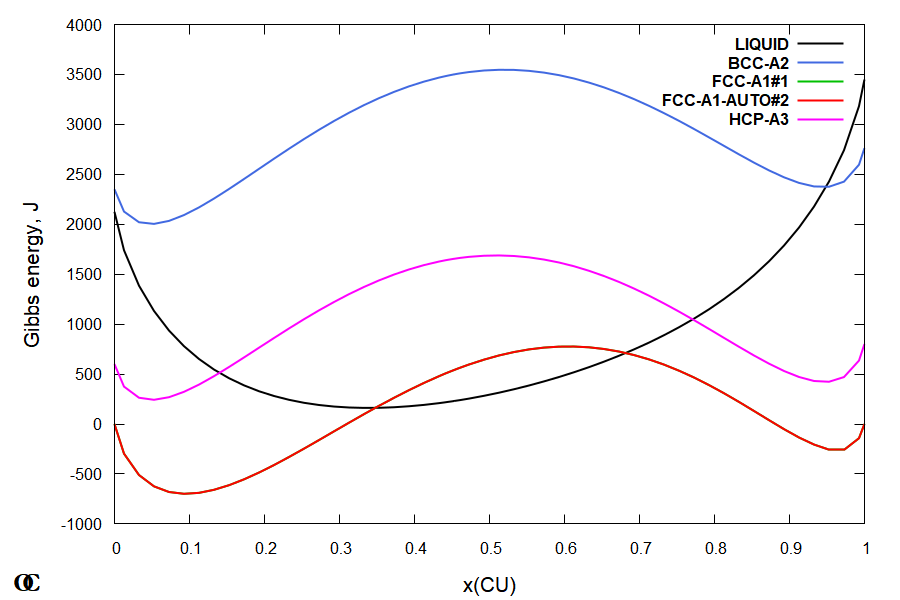

Generate this figure with gnuplot:
# GNUPLOT file generated by OpenCalphad
# OpenCalphad   6.030 :  2021-08-08 : with GNUPLOT fig 1
set terminal wxt size 840,700 font "Arial,16"
#set terminal pdf color solid size 6,5 enhanced font "Arial,16"
#set output "ocgnu.pdf"
set origin 0.0, 0.0 
set size   1.0000,   1.0000
set xlabel "x(CU)"
set xtics  font "Arial,12"
set ylabel "Gibbs energy, J"
set ytics  font "Arial,12"
set label "~O{.0  C}" at screen 0.02, 0.03 font "Garamond Bold,20"
set key top right font "Arial Bold,12"
set style line  1 lt  1 lc rgb "#000000" lw 2 pt 10
set style line  2 lt  1 lc rgb "#4169E1" lw 2 pt 6
set style line  3 lt  1 lc rgb "#00C000" lw 2 pt 3
set style line  4 lt  1 lc rgb "#FF0000" lw 2 pt 2
set style line  5 lt  1 lc rgb "#FF00FF" lw 2 pt 4
set style line  6 lt  1 lc rgb "#C8C800" lw 2 pt 5
set style line  7 lt  1 lc rgb "#C0C0C0" lw 2 pt 7
set style line  8 lt  1 lc rgb "#00FFFF" lw 2 pt 8
set style line  9 lt  1 lc rgb "#804080" lw 2 pt 9
set style line 10 lt  1 lc rgb "#7CFF40" lw 2 pt 1
# for invariants, faded read
set style line 100 lt 1 lc rgb "#FF3333" lw 3 pt 1

# Some useful GNUPLOT commands for editing the figure
# This is a dashed line (on pdf/wxt):
# set style line 15 lt 0 lc rgb "#C8C800" lw 2 pt 2

# set pointsize 0.6
# set label "text" at 0.5, 0.5 rotate by 60 font "arial,12"
# set xrange [0.5 : 0.7] 
# Adding manually a line and keep scaling:
# set arrow x0, y0 to x1,y1 nohead linestyle 1
# set multiplot
# set xrange [] writeback
#  ... plot someting
# set xrange restore
#  ... plot more using same axis scaling 
# unset multiplot



# begin of data with lines    315
$OCT210808093339 << EOD
KEYS: x(CU) LIQUID BCC-A2 FCC-A1#1 FCC-A1-AUTO#2 HCP-A3
 # First line: LIQUID
   1    4.527363E-01    2.301819E+02 NaN  NaN  NaN  NaN 
  35    4.527363E-01    2.301819E+02 NaN  NaN  NaN  NaN 
   2    4.527563E-01    2.302048E+02 NaN  NaN  NaN  NaN 
   3    4.527763E-01    2.302277E+02 NaN  NaN  NaN  NaN 
   4    4.567763E-01    2.348707E+02 NaN  NaN  NaN  NaN 
   5    4.607763E-01    2.396500E+02 NaN  NaN  NaN  NaN 
   6    4.647763E-01    2.445645E+02 NaN  NaN  NaN  NaN 
   7    4.727363E-01    2.547433E+02 NaN  NaN  NaN  NaN 
   8    4.927363E-01    2.826290E+02 NaN  NaN  NaN  NaN 
   9    5.127363E-01    3.137682E+02 NaN  NaN  NaN  NaN 
  10    5.327363E-01    3.481252E+02 NaN  NaN  NaN  NaN 
  11    5.527363E-01    3.856995E+02 NaN  NaN  NaN  NaN 
  12    5.727363E-01    4.265271E+02 NaN  NaN  NaN  NaN 
  13    5.927363E-01    4.706817E+02 NaN  NaN  NaN  NaN 
  14    6.127363E-01    5.182784E+02 NaN  NaN  NaN  NaN 
  15    6.327363E-01    5.694767E+02 NaN  NaN  NaN  NaN 
  16    6.527363E-01    6.244864E+02 NaN  NaN  NaN  NaN 
  17    6.727363E-01    6.835741E+02 NaN  NaN  NaN  NaN 
  18    6.927363E-01    7.470726E+02 NaN  NaN  NaN  NaN 
  19    7.127363E-01    8.153921E+02 NaN  NaN  NaN  NaN 
  20    7.327363E-01    8.890361E+02 NaN  NaN  NaN  NaN 
  21    7.527363E-01    9.686209E+02 NaN  NaN  NaN  NaN 
  22    7.727363E-01    1.054903E+03 NaN  NaN  NaN  NaN 
  23    7.927363E-01    1.148816E+03 NaN  NaN  NaN  NaN 
  24    8.127363E-01    1.251523E+03 NaN  NaN  NaN  NaN 
  25    8.327363E-01    1.364487E+03 NaN  NaN  NaN  NaN 
  26    8.527363E-01    1.489584E+03 NaN  NaN  NaN  NaN 
  27    8.727363E-01    1.629274E+03 NaN  NaN  NaN  NaN 
  28    8.927363E-01    1.786878E+03 NaN  NaN  NaN  NaN 
  29    9.127363E-01    1.967070E+03 NaN  NaN  NaN  NaN 
  30    9.327363E-01    2.176842E+03 NaN  NaN  NaN  NaN 
  31    9.527363E-01    2.427661E+03 NaN  NaN  NaN  NaN 
  32    9.727363E-01    2.741678E+03 NaN  NaN  NaN  NaN 
  33    9.927363E-01    3.182301E+03 NaN  NaN  NaN  NaN 
  34    1.000000E+00    3.448758E+03    0.000000E+00    0.000000E+00    0.000000E+00    0.000000E+00
# end of line   1  LIQUID

# new line LIQUID
  35    4.527363E-01    2.301819E+02 NaN  NaN  NaN  NaN 
  36    4.527163E-01    2.301591E+02 NaN  NaN  NaN  NaN 
  37    4.526963E-01    2.301362E+02 NaN  NaN  NaN  NaN 
  38    4.486963E-01    2.256330E+02 NaN  NaN  NaN  NaN 
  39    4.446963E-01    2.212680E+02 NaN  NaN  NaN  NaN 
  40    4.406963E-01    2.170422E+02 NaN  NaN  NaN  NaN 
  41    4.327363E-01    2.090518E+02 NaN  NaN  NaN  NaN 
  42    4.127363E-01    1.914971E+02 NaN  NaN  NaN  NaN 
  43    3.927363E-01    1.777023E+02 NaN  NaN  NaN  NaN 
  44    3.727363E-01    1.678952E+02 NaN  NaN  NaN  NaN 
  45    3.527363E-01    1.623523E+02 NaN  NaN  NaN  NaN 
  46    3.327363E-01    1.614049E+02 NaN  NaN  NaN  NaN 
  47    3.127363E-01    1.654477E+02 NaN  NaN  NaN  NaN 
  48    2.927363E-01    1.749495E+02 NaN  NaN  NaN  NaN 
  49    2.727363E-01    1.904673E+02 NaN  NaN  NaN  NaN 
  50    2.527363E-01    2.126653E+02 NaN  NaN  NaN  NaN 
  51    2.327363E-01    2.423397E+02 NaN  NaN  NaN  NaN 
  52    2.127363E-01    2.804521E+02 NaN  NaN  NaN  NaN 
  53    1.927363E-01    3.281770E+02 NaN  NaN  NaN  NaN 
  54    1.727363E-01    3.869679E+02 NaN  NaN  NaN  NaN 
  55    1.527363E-01    4.586558E+02 NaN  NaN  NaN  NaN 
  56    1.327363E-01    5.455993E+02 NaN  NaN  NaN  NaN 
  57    1.127363E-01    6.509269E+02 NaN  NaN  NaN  NaN 
  58    9.273632E-02    7.789560E+02 NaN  NaN  NaN  NaN 
  59    7.273632E-02    9.359832E+02 NaN  NaN  NaN  NaN 
  60    5.273632E-02    1.131984E+03 NaN  NaN  NaN  NaN 
  61    3.273632E-02    1.385110E+03 NaN  NaN  NaN  NaN 
  62    1.273632E-02    1.739591E+03 NaN  NaN  NaN  NaN 
  63    1.100000E-12    2.124825E+03    0.000000E+00    0.000000E+00    0.000000E+00    0.000000E+00
# end of line   2  LIQUID

# new line BCC_A2
  64    4.527363E-01 NaN     3.500236E+03 NaN  NaN  NaN 
  98    4.527363E-01 NaN     3.500236E+03 NaN  NaN  NaN 
  65    4.527563E-01 NaN     3.500264E+03 NaN  NaN  NaN 
  66    4.527763E-01 NaN     3.500292E+03 NaN  NaN  NaN 
  67    4.567763E-01 NaN     3.505676E+03 NaN  NaN  NaN 
  68    4.607763E-01 NaN     3.510731E+03 NaN  NaN  NaN 
  69    4.647763E-01 NaN     3.515458E+03 NaN  NaN  NaN 
  70    4.727363E-01 NaN     3.523885E+03 NaN  NaN  NaN 
  71    4.927363E-01 NaN     3.539281E+03 NaN  NaN  NaN 
  72    5.127363E-01 NaN     3.546386E+03 NaN  NaN  NaN 
  73    5.327363E-01 NaN     3.545207E+03 NaN  NaN  NaN 
  74    5.527363E-01 NaN     3.535791E+03 NaN  NaN  NaN 
  75    5.727363E-01 NaN     3.518233E+03 NaN  NaN  NaN 
  76    5.927363E-01 NaN     3.492669E+03 NaN  NaN  NaN 
  77    6.127363E-01 NaN     3.459287E+03 NaN  NaN  NaN 
  78    6.327363E-01 NaN     3.418325E+03 NaN  NaN  NaN 
  79    6.527363E-01 NaN     3.370080E+03 NaN  NaN  NaN 
  80    6.727363E-01 NaN     3.314914E+03 NaN  NaN  NaN 
  81    6.927363E-01 NaN     3.253261E+03 NaN  NaN  NaN 
  82    7.127363E-01 NaN     3.185642E+03 NaN  NaN  NaN 
  83    7.327363E-01 NaN     3.112676E+03 NaN  NaN  NaN 
  84    7.527363E-01 NaN     3.035105E+03 NaN  NaN  NaN 
  85    7.727363E-01 NaN     2.953818E+03 NaN  NaN  NaN 
  86    7.927363E-01 NaN     2.869888E+03 NaN  NaN  NaN 
  87    8.127363E-01 NaN     2.784626E+03 NaN  NaN  NaN 
  88    8.327363E-01 NaN     2.699650E+03 NaN  NaN  NaN 
  89    8.527363E-01 NaN     2.616999E+03 NaN  NaN  NaN 
  90    8.727363E-01 NaN     2.539303E+03 NaN  NaN  NaN 
  91    8.927363E-01 NaN     2.470060E+03 NaN  NaN  NaN 
  92    9.127363E-01 NaN     2.414131E+03 NaN  NaN  NaN 
  93    9.327363E-01 NaN     2.378698E+03 NaN  NaN  NaN 
  94    9.527363E-01 NaN     2.375432E+03 NaN  NaN  NaN 
  95    9.727363E-01 NaN     2.426690E+03 NaN  NaN  NaN 
  96    9.927363E-01 NaN     2.596096E+03 NaN  NaN  NaN 
  97    1.000000E+00    0.000000E+00    2.762000E+03    0.000000E+00    0.000000E+00    0.000000E+00
# end of line   3  BCC_A2

# new line BCC_A2
  98    4.527363E-01 NaN     3.500236E+03 NaN  NaN  NaN 
  99    4.527163E-01 NaN     3.500209E+03 NaN  NaN  NaN 
 100    4.526963E-01 NaN     3.500181E+03 NaN  NaN  NaN 
 101    4.486963E-01 NaN     3.494464E+03 NaN  NaN  NaN 
 102    4.446963E-01 NaN     3.488420E+03 NaN  NaN  NaN 
 103    4.406963E-01 NaN     3.482052E+03 NaN  NaN  NaN 
 104    4.327363E-01 NaN     3.468414E+03 NaN  NaN  NaN 
 105    4.127363E-01 NaN     3.428545E+03 NaN  NaN  NaN 
 106    3.927363E-01 NaN     3.380800E+03 NaN  NaN  NaN 
 107    3.727363E-01 NaN     3.325405E+03 NaN  NaN  NaN 
 108    3.527363E-01 NaN     3.262641E+03 NaN  NaN  NaN 
 109    3.327363E-01 NaN     3.192849E+03 NaN  NaN  NaN 
 110    3.127363E-01 NaN     3.116443E+03 NaN  NaN  NaN 
 111    2.927363E-01 NaN     3.033919E+03 NaN  NaN  NaN 
 112    2.727363E-01 NaN     2.945868E+03 NaN  NaN  NaN 
 113    2.527363E-01 NaN     2.852995E+03 NaN  NaN  NaN 
 114    2.327363E-01 NaN     2.756147E+03 NaN  NaN  NaN 
 115    2.127363E-01 NaN     2.656342E+03 NaN  NaN  NaN 
 116    1.927363E-01 NaN     2.554818E+03 NaN  NaN  NaN 
 117    1.727363E-01 NaN     2.453101E+03 NaN  NaN  NaN 
 118    1.527363E-01 NaN     2.353101E+03 NaN  NaN  NaN 
 119    1.327363E-01 NaN     2.257265E+03 NaN  NaN  NaN 
 120    1.127363E-01 NaN     2.168816E+03 NaN  NaN  NaN 
 121    9.273632E-02 NaN     2.092172E+03 NaN  NaN  NaN 
 122    7.273632E-02 NaN     2.033741E+03 NaN  NaN  NaN 
 123    5.273632E-02 NaN     2.003616E+03 NaN  NaN  NaN 
 124    3.273632E-02 NaN     2.020072E+03 NaN  NaN  NaN 
 125    1.273632E-02 NaN     2.127472E+03 NaN  NaN  NaN 
 126    1.100000E-12    0.000000E+00    2.350000E+03    0.000000E+00    0.000000E+00    0.000000E+00
# end of line   4  BCC_A2

# new line FCC_A1#1
 127    4.527363E-01 NaN  NaN     5.404466E+02 NaN  NaN 
 161    4.527363E-01 NaN  NaN     5.404466E+02 NaN  NaN 
 128    4.527563E-01 NaN  NaN     5.405053E+02 NaN  NaN 
 129    4.527763E-01 NaN  NaN     5.405638E+02 NaN  NaN 
 130    4.567763E-01 NaN  NaN     5.521615E+02 NaN  NaN 
 131    4.607763E-01 NaN  NaN     5.635085E+02 NaN  NaN 
 132    4.647763E-01 NaN  NaN     5.746009E+02 NaN  NaN 
 133    4.727363E-01 NaN  NaN     5.959017E+02 NaN  NaN 
 134    4.927363E-01 NaN  NaN     6.447058E+02 NaN  NaN 
 135    5.127363E-01 NaN  NaN     6.864121E+02 NaN  NaN 
 136    5.327363E-01 NaN  NaN     7.206162E+02 NaN  NaN 
 137    5.527363E-01 NaN  NaN     7.469568E+02 NaN  NaN 
 138    5.727363E-01 NaN  NaN     7.651163E+02 NaN  NaN 
 139    5.927363E-01 NaN  NaN     7.748228E+02 NaN  NaN 
 140    6.127363E-01 NaN  NaN     7.758528E+02 NaN  NaN 
 141    6.327363E-01 NaN  NaN     7.680352E+02 NaN  NaN 
 142    6.527363E-01 NaN  NaN     7.512567E+02 NaN  NaN 
 143    6.727363E-01 NaN  NaN     7.254683E+02 NaN  NaN 
 144    6.927363E-01 NaN  NaN     6.906947E+02 NaN  NaN 
 145    7.127363E-01 NaN  NaN     6.470459E+02 NaN  NaN 
 146    7.327363E-01 NaN  NaN     5.947321E+02 NaN  NaN 
 147    7.527363E-01 NaN  NaN     5.340847E+02 NaN  NaN 
 148    7.727363E-01 NaN  NaN     4.655824E+02 NaN  NaN 
 149    7.927363E-01 NaN  NaN     3.898886E+02 NaN  NaN 
 150    8.127363E-01 NaN  NaN     3.079028E+02 NaN  NaN 
 151    8.327363E-01 NaN  NaN     2.208344E+02 NaN  NaN 
 152    8.527363E-01 NaN  NaN     1.303121E+02 NaN  NaN 
 153    8.727363E-01 NaN  NaN     3.855497E+01 NaN  NaN 
 154    8.927363E-01 NaN  NaN    -5.134870E+01 NaN  NaN 
 155    9.127363E-01 NaN  NaN    -1.349481E+02 NaN  NaN 
 156    9.327363E-01 NaN  NaN    -2.054702E+02 NaN  NaN 
 157    9.527363E-01 NaN  NaN    -2.516562E+02 NaN  NaN 
 158    9.727363E-01 NaN  NaN    -2.515573E+02 NaN  NaN 
 159    9.927363E-01 NaN  NaN    -1.419611E+02 NaN  NaN 
 160    1.000000E+00    0.000000E+00    0.000000E+00   -2.280195E-07    0.000000E+00    0.000000E+00
# end of line   5  FCC_A1#1

# new line FCC_A1#1
 161    4.527363E-01 NaN  NaN     5.404466E+02 NaN  NaN 
 162    4.527163E-01 NaN  NaN     5.403880E+02 NaN  NaN 
 163    4.526963E-01 NaN  NaN     5.403294E+02 NaN  NaN 
 164    4.486963E-01 NaN  NaN     5.284803E+02 NaN  NaN 
 165    4.446963E-01 NaN  NaN     5.163887E+02 NaN  NaN 
 166    4.406963E-01 NaN  NaN     5.040590E+02 NaN  NaN 
 167    4.327363E-01 NaN  NaN     4.788313E+02 NaN  NaN 
 168    4.127363E-01 NaN  NaN     4.115912E+02 NaN  NaN 
 169    3.927363E-01 NaN  NaN     3.393094E+02 NaN  NaN 
 170    3.727363E-01 NaN  NaN     2.626204E+02 NaN  NaN 
 171    3.527363E-01 NaN  NaN     1.822144E+02 NaN  NaN 
 172    3.327363E-01 NaN  NaN     9.884451E+01 NaN  NaN 
 173    3.127363E-01 NaN  NaN     1.333429E+01 NaN  NaN 
 174    2.927363E-01 NaN  NaN    -7.341076E+01 NaN  NaN 
 175    2.727363E-01 NaN  NaN    -1.603893E+02 NaN  NaN 
 176    2.527363E-01 NaN  NaN    -2.464853E+02 NaN  NaN 
 177    2.327363E-01 NaN  NaN    -3.304434E+02 NaN  NaN 
 178    2.127363E-01 NaN  NaN    -4.108349E+02 NaN  NaN 
 179    1.927363E-01 NaN  NaN    -4.860108E+02 NaN  NaN 
 180    1.727363E-01 NaN  NaN    -5.540354E+02 NaN  NaN 
 181    1.527363E-01 NaN  NaN    -6.125883E+02 NaN  NaN 
 182    1.327363E-01 NaN  NaN    -6.588137E+02 NaN  NaN 
 183    1.127363E-01 NaN  NaN    -6.890781E+02 NaN  NaN 
 184    9.273632E-02 NaN  NaN    -6.985518E+02 NaN  NaN 
 185    7.273632E-02 NaN  NaN    -6.804185E+02 NaN  NaN 
 186    5.273632E-02 NaN  NaN    -6.241749E+02 NaN  NaN 
 187    3.273632E-02 NaN  NaN    -5.111345E+02 NaN  NaN 
 188    1.273632E-02 NaN  NaN    -2.965254E+02 NaN  NaN 
 189    1.100000E-12    0.000000E+00    0.000000E+00   -2.374203E-07    0.000000E+00    0.000000E+00
# end of line   6  FCC_A1#1

# new line FCC_A1_AUTO#2
 190    4.527363E-01 NaN  NaN  NaN     5.404466E+02 NaN 
 224    4.527363E-01 NaN  NaN  NaN     5.404466E+02 NaN 
 191    4.527563E-01 NaN  NaN  NaN     5.405053E+02 NaN 
 192    4.527763E-01 NaN  NaN  NaN     5.405638E+02 NaN 
 193    4.567763E-01 NaN  NaN  NaN     5.521615E+02 NaN 
 194    4.607763E-01 NaN  NaN  NaN     5.635085E+02 NaN 
 195    4.647763E-01 NaN  NaN  NaN     5.746009E+02 NaN 
 196    4.727363E-01 NaN  NaN  NaN     5.959017E+02 NaN 
 197    4.927363E-01 NaN  NaN  NaN     6.447058E+02 NaN 
 198    5.127363E-01 NaN  NaN  NaN     6.864121E+02 NaN 
 199    5.327363E-01 NaN  NaN  NaN     7.206162E+02 NaN 
 200    5.527363E-01 NaN  NaN  NaN     7.469568E+02 NaN 
 201    5.727363E-01 NaN  NaN  NaN     7.651163E+02 NaN 
 202    5.927363E-01 NaN  NaN  NaN     7.748228E+02 NaN 
 203    6.127363E-01 NaN  NaN  NaN     7.758528E+02 NaN 
 204    6.327363E-01 NaN  NaN  NaN     7.680352E+02 NaN 
 205    6.527363E-01 NaN  NaN  NaN     7.512567E+02 NaN 
 206    6.727363E-01 NaN  NaN  NaN     7.254683E+02 NaN 
 207    6.927363E-01 NaN  NaN  NaN     6.906947E+02 NaN 
 208    7.127363E-01 NaN  NaN  NaN     6.470459E+02 NaN 
 209    7.327363E-01 NaN  NaN  NaN     5.947321E+02 NaN 
 210    7.527363E-01 NaN  NaN  NaN     5.340847E+02 NaN 
 211    7.727363E-01 NaN  NaN  NaN     4.655824E+02 NaN 
 212    7.927363E-01 NaN  NaN  NaN     3.898886E+02 NaN 
 213    8.127363E-01 NaN  NaN  NaN     3.079028E+02 NaN 
 214    8.327363E-01 NaN  NaN  NaN     2.208344E+02 NaN 
 215    8.527363E-01 NaN  NaN  NaN     1.303121E+02 NaN 
 216    8.727363E-01 NaN  NaN  NaN     3.855497E+01 NaN 
 217    8.927363E-01 NaN  NaN  NaN    -5.134870E+01 NaN 
 218    9.127363E-01 NaN  NaN  NaN    -1.349481E+02 NaN 
 219    9.327363E-01 NaN  NaN  NaN    -2.054702E+02 NaN 
 220    9.527363E-01 NaN  NaN  NaN    -2.516562E+02 NaN 
 221    9.727363E-01 NaN  NaN  NaN    -2.515573E+02 NaN 
 222    9.927363E-01 NaN  NaN  NaN    -1.419611E+02 NaN 
 223    1.000000E+00    0.000000E+00    0.000000E+00    0.000000E+00   -2.280195E-07    0.000000E+00
# end of line   7  FCC_A1_AUTO#2

# new line FCC_A1_AUTO#2
 224    4.527363E-01 NaN  NaN  NaN     5.404466E+02 NaN 
 225    4.527163E-01 NaN  NaN  NaN     5.403880E+02 NaN 
 226    4.526963E-01 NaN  NaN  NaN     5.403294E+02 NaN 
 227    4.486963E-01 NaN  NaN  NaN     5.284803E+02 NaN 
 228    4.446963E-01 NaN  NaN  NaN     5.163887E+02 NaN 
 229    4.406963E-01 NaN  NaN  NaN     5.040590E+02 NaN 
 230    4.327363E-01 NaN  NaN  NaN     4.788313E+02 NaN 
 231    4.127363E-01 NaN  NaN  NaN     4.115912E+02 NaN 
 232    3.927363E-01 NaN  NaN  NaN     3.393094E+02 NaN 
 233    3.727363E-01 NaN  NaN  NaN     2.626204E+02 NaN 
 234    3.527363E-01 NaN  NaN  NaN     1.822144E+02 NaN 
 235    3.327363E-01 NaN  NaN  NaN     9.884451E+01 NaN 
 236    3.127363E-01 NaN  NaN  NaN     1.333429E+01 NaN 
 237    2.927363E-01 NaN  NaN  NaN    -7.341076E+01 NaN 
 238    2.727363E-01 NaN  NaN  NaN    -1.603893E+02 NaN 
 239    2.527363E-01 NaN  NaN  NaN    -2.464853E+02 NaN 
 240    2.327363E-01 NaN  NaN  NaN    -3.304434E+02 NaN 
 241    2.127363E-01 NaN  NaN  NaN    -4.108349E+02 NaN 
 242    1.927363E-01 NaN  NaN  NaN    -4.860108E+02 NaN 
 243    1.727363E-01 NaN  NaN  NaN    -5.540354E+02 NaN 
 244    1.527363E-01 NaN  NaN  NaN    -6.125883E+02 NaN 
 245    1.327363E-01 NaN  NaN  NaN    -6.588137E+02 NaN 
 246    1.127363E-01 NaN  NaN  NaN    -6.890781E+02 NaN 
 247    9.273632E-02 NaN  NaN  NaN    -6.985518E+02 NaN 
 248    7.273632E-02 NaN  NaN  NaN    -6.804185E+02 NaN 
 249    5.273632E-02 NaN  NaN  NaN    -6.241749E+02 NaN 
 250    3.273632E-02 NaN  NaN  NaN    -5.111345E+02 NaN 
 251    1.273632E-02 NaN  NaN  NaN    -2.965254E+02 NaN 
 252    1.100000E-12    0.000000E+00    0.000000E+00    0.000000E+00   -2.374203E-07    0.000000E+00
# end of line   8  FCC_A1_AUTO#2

# new line HCP_A3
 253    4.527363E-01 NaN  NaN  NaN  NaN     1.654256E+03
 287    4.527363E-01 NaN  NaN  NaN  NaN     1.654256E+03
 254    4.527563E-01 NaN  NaN  NaN  NaN     1.654280E+03
 255    4.527763E-01 NaN  NaN  NaN  NaN     1.654303E+03
 256    4.567763E-01 NaN  NaN  NaN  NaN     1.658839E+03
 257    4.607763E-01 NaN  NaN  NaN  NaN     1.663047E+03
 258    4.647763E-01 NaN  NaN  NaN  NaN     1.666926E+03
 259    4.727363E-01 NaN  NaN  NaN  NaN     1.673665E+03
 260    4.927363E-01 NaN  NaN  NaN  NaN     1.684821E+03
 261    5.127363E-01 NaN  NaN  NaN  NaN     1.687686E+03
 262    5.327363E-01 NaN  NaN  NaN  NaN     1.682267E+03
 263    5.527363E-01 NaN  NaN  NaN  NaN     1.668611E+03
 264    5.727363E-01 NaN  NaN  NaN  NaN     1.646813E+03
 265    5.927363E-01 NaN  NaN  NaN  NaN     1.617009E+03
 266    6.127363E-01 NaN  NaN  NaN  NaN     1.579387E+03
 267    6.327363E-01 NaN  NaN  NaN  NaN     1.534185E+03
 268    6.527363E-01 NaN  NaN  NaN  NaN     1.481700E+03
 269    6.727363E-01 NaN  NaN  NaN  NaN     1.422294E+03
 270    6.927363E-01 NaN  NaN  NaN  NaN     1.356401E+03
 271    7.127363E-01 NaN  NaN  NaN  NaN     1.284542E+03
 272    7.327363E-01 NaN  NaN  NaN  NaN     1.207336E+03
 273    7.527363E-01 NaN  NaN  NaN  NaN     1.125525E+03
 274    7.727363E-01 NaN  NaN  NaN  NaN     1.039998E+03
 275    7.927363E-01 NaN  NaN  NaN  NaN     9.518283E+02
 276    8.127363E-01 NaN  NaN  NaN  NaN     8.623258E+02
 277    8.327363E-01 NaN  NaN  NaN  NaN     7.731098E+02
 278    8.527363E-01 NaN  NaN  NaN  NaN     6.862193E+02
 279    8.727363E-01 NaN  NaN  NaN  NaN     6.042832E+02
 280    8.927363E-01 NaN  NaN  NaN  NaN     5.308000E+02
 281    9.127363E-01 NaN  NaN  NaN  NaN     4.706307E+02
 282    9.327363E-01 NaN  NaN  NaN  NaN     4.309584E+02
 283    9.527363E-01 NaN  NaN  NaN  NaN     4.234519E+02
 284    9.727363E-01 NaN  NaN  NaN  NaN     4.704702E+02
 285    9.927363E-01 NaN  NaN  NaN  NaN     6.356358E+02
 286    1.000000E+00    0.000000E+00    0.000000E+00    0.000000E+00    0.000000E+00    8.000000E+02
# end of line   9  HCP_A3

# new line HCP_A3
 287    4.527363E-01 NaN  NaN  NaN  NaN     1.654256E+03
 288    4.527163E-01 NaN  NaN  NaN  NaN     1.654233E+03
 289    4.526963E-01 NaN  NaN  NaN  NaN     1.654209E+03
 290    4.486963E-01 NaN  NaN  NaN  NaN     1.649340E+03
 291    4.446963E-01 NaN  NaN  NaN  NaN     1.644145E+03
 292    4.406963E-01 NaN  NaN  NaN  NaN     1.638624E+03
 293    4.327363E-01 NaN  NaN  NaN  NaN     1.626674E+03
 294    4.127363E-01 NaN  NaN  NaN  NaN     1.591044E+03
 295    3.927363E-01 NaN  NaN  NaN  NaN     1.547540E+03
 296    3.727363E-01 NaN  NaN  NaN  NaN     1.496385E+03
 297    3.527363E-01 NaN  NaN  NaN  NaN     1.437861E+03
 298    3.327363E-01 NaN  NaN  NaN  NaN     1.372308E+03
 299    3.127363E-01 NaN  NaN  NaN  NaN     1.300143E+03
 300    2.927363E-01 NaN  NaN  NaN  NaN     1.221859E+03
 301    2.727363E-01 NaN  NaN  NaN  NaN     1.138048E+03
 302    2.527363E-01 NaN  NaN  NaN  NaN     1.049415E+03
 303    2.327363E-01 NaN  NaN  NaN  NaN     9.568069E+02
 304    2.127363E-01 NaN  NaN  NaN  NaN     8.612414E+02
 305    1.927363E-01 NaN  NaN  NaN  NaN     7.639575E+02
 306    1.727363E-01 NaN  NaN  NaN  NaN     6.664807E+02
 307    1.527363E-01 NaN  NaN  NaN  NaN     5.707213E+02
 308    1.327363E-01 NaN  NaN  NaN  NaN     4.791252E+02
 309    1.127363E-01 NaN  NaN  NaN  NaN     3.949156E+02
 310    9.273632E-02 NaN  NaN  NaN  NaN     3.225122E+02
 311    7.273632E-02 NaN  NaN  NaN  NaN     2.683212E+02
 312    5.273632E-02 NaN  NaN  NaN  NaN     2.424356E+02
 313    3.273632E-02 NaN  NaN  NaN  NaN     2.631320E+02
 314    1.273632E-02 NaN  NaN  NaN  NaN     3.747722E+02
 315    1.100000E-12    0.000000E+00    0.000000E+00    0.000000E+00    0.000000E+00    6.000000E+02
# end of line  10  HCP_A3


EOD


plot for [i=3: 7] $OCT210808093339 using 2:i with lines ls (i-2+ 0) title columnheader(i)
set term wxt title 'fig1_mod'
pause -1
